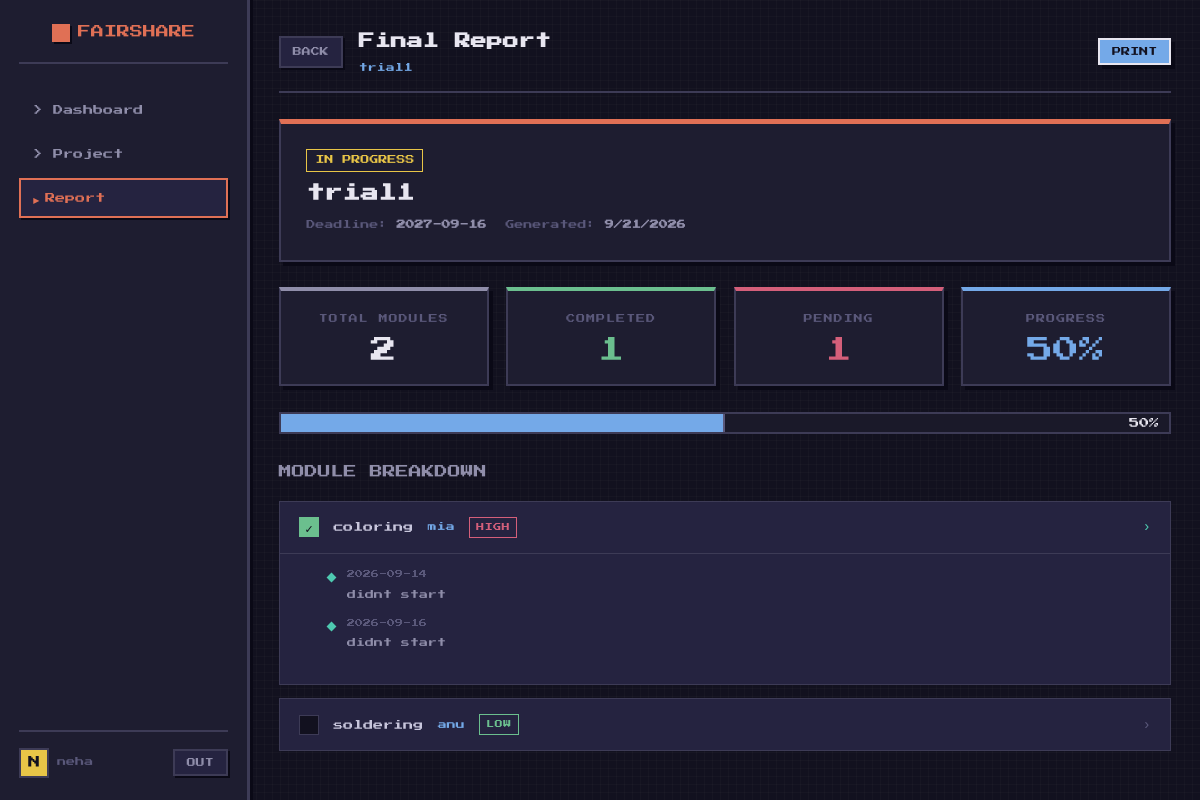
The page /project/18/report (signed in) on the database its author committed.
### tables this page shows
CREATE TABLE projects (id INTEGER PRIMARY KEY AUTOINCREMENT, name TEXT NOT NULL, deadline TEXT, user_id INTEGER);

CREATE TABLE modules (id INTEGER PRIMARY KEY AUTOINCREMENT, name TEXT NOT NULL, project_id INTEGER, assigned_member_id INTEGER, completed INTEGER DEFAULT 0, priority TEXT DEFAULT 'Medium', FOREIGN KEY (project_id) REFERENCES projects(id) ON DELETE CASCADE, FOREIGN KEY (assigned_member_id) REFERENCES members(id));

CREATE TABLE members (id INTEGER PRIMARY KEY AUTOINCREMENT, name TEXT NOT NULL, project_id INTEGER, FOREIGN KEY (project_id) REFERENCES projects(id) ON DELETE CASCADE);

CREATE TABLE module_updates (id INTEGER PRIMARY KEY AUTOINCREMENT, module_id INTEGER, update_date TEXT, update_text TEXT, FOREIGN KEY (module_id) REFERENCES modules(id) ON DELETE CASCADE);

### app.py (the view)
@app.route("/project/<int:project_id>/report")
@login_required
def project_report(project_id):
    if not owns_project(project_id):
        return redirect(url_for("home"))
    conn = get_db_connection()
    project = conn.execute("SELECT * FROM projects WHERE id = ?", (project_id,)).fetchone()
    modules  = conn.execute("""
        SELECT m.*, mem.name as member_name
        FROM modules m
        LEFT JOIN members mem ON m.assigned_member_id = mem.id
        WHERE m.project_id = ?
    """, (project_id,)).fetchall()
    total, completed, progress = get_project_progress(conn, project_id)
    updates = {}
    for m in modules:
        updates[m["id"]] = conn.execute(
            "SELECT * FROM module_updates WHERE module_id = ? ORDER BY update_date ASC", (m["id"],)
        ).fetchall()
    conn.close()
    return render_template(
        "final_report.html",
        project=project,
        modules=modules,
        updates=updates,
        progress=progress,
        total=total,
        completed=completed,
        user_name=session.get("user_name")
    )

### app.py (called while the page is built)
def get_db_connection():
    conn = sqlite3.connect(DB_PATH, timeout=30)
    conn.row_factory = sqlite3.Row
    conn.execute("PRAGMA journal_mode=WAL")
    conn.execute("PRAGMA foreign_keys = ON")  # Always on, not just in delete routes
    return conn

def login_required(f):
    @wraps(f)
    def decorated(*args, **kwargs):
        if "user_id" not in session:
            return redirect(url_for("login"))
        return f(*args, **kwargs)
    return decorated

def owns_project(project_id):
    conn = get_db_connection()
    project = conn.execute(
        "SELECT user_id FROM projects WHERE id = ?", (project_id,)
    ).fetchone()
    conn.close()
    if not project:
        return False
    return project["user_id"] is None or project["user_id"] == session.get("user_id")

def get_project_progress(conn, project_id):
    modules = conn.execute(
        "SELECT completed FROM modules WHERE project_id = ?", (project_id,)
    ).fetchall()
    total = len(modules)
    completed = sum(1 for m in modules if m["completed"])
    progress = int((completed / total) * 100) if total > 0 else 0
    return total, completed, progress

### templates/final_report.html (shortened to what this page needs)
<!DOCTYPE html>
<html lang="en">
<head>
</head>
<body>
  <div class="layout-wrapper">
    <aside class="sidebar">
      <div class="logo-container">
        <a href="{{ url_for('home') }}" class="logo"><div class="logo-icon"></div>FAIRSHARE</a>
      </div>
      <ul class="nav-links">
        <li><a href="{{ url_for('home') }}" class="nav-link">&gt; Dashboard</a></li>
        <li><a href="{{ url_for('project_modules', project_id=project.id) }}" class="nav-link">&gt; Project</a></li>
        <li><a href="#" class="nav-link active">Report</a></li>
      </ul>
      <div class="user-card">
        <div class="user-info">
          <div class="avatar">{{ user_name[0]|upper if user_name else 'U' }}</div>
          <span class="user-name">{{ user_name }}</span>
        </div>
        <form action="{{ url_for('logout') }}" method="POST" style="margin:0">
          <button type="submit" class="px-btn btn-dark btn-sm">OUT</button>
        </form>
      </div>
    </aside>
    <main class="main-content">
      <div class="topbar">
        <div style="display:flex; align-items:center; gap:16px;">
          <a href="{{ url_for('project_modules', project_id=project.id) }}" class="px-btn btn-dark btn-sm">BACK</a>
          <div class="page-title">
            <h1>Final Report</h1>
            <div class="page-subtitle">{{ project.name }}</div>
          </div>
        </div>
        <div class="top-actions">
          <button onclick="window.print()" class="px-btn btn-sky btn-sm">PRINT</button>
        </div>
      </div>
      <div class="px-panel hero-panel {% if progress == 100 %}complete{% else %}incomplete{% endif %}">
        <div class="hero-status {% if progress == 100 %}done{% else %}wip{% endif %}">
          {% if progress == 100 %}✓ COMPLETED{% else %}IN PROGRESS{% endif %}
        </div>
        <h2>{{ project.name }}</h2>
        <div class="hero-meta">
          <span>Deadline: <strong>{{ project.deadline }}</strong></span>
          <span>Generated: <strong><script>document.write(new Date().toLocaleDateString())</script></strong></span>
        </div>
      </div>
      <div class="score-row">
        <div class="px-panel score-card"><div class="score-label">Total Modules</div><div class="score-val sc-total">{{ total }}</div></div>
        <div class="px-panel score-card"><div class="score-label">Completed</div><div class="score-val sc-done">{{ completed }}</div></div>
        <div class="px-panel score-card"><div class="score-label">Pending</div><div class="score-val sc-pend">{{ total - completed }}</div></div>
        <div class="px-panel score-card"><div class="score-label">Progress</div><div class="score-val sc-prog">{{ progress }}%</div></div>
      </div>
      <div class="progress-container">
        <div class="progress-bar" id="reportProgress" data-target="{{ progress }}"></div>
        <div class="progress-text">{{ progress }}%</div>
      </div>
      <div class="section-title">MODULE BREAKDOWN</div>
      <div class="module-list">
        {% for mod in modules %}
        <div class="module-card {% if loop.index0 == 0 %}open{% endif %} {% if mod.completed %}mod-done{% endif %}" style="animation-delay:{{ loop.index * 0.04 }}s">
          <div class="module-header" onclick="toggleModule(this)">
            <div class="mod-info">
              <div class="mod-status-icon">{% if mod.completed %}✓{% endif %}</div>
              <div class="mod-name">{{ mod.name }}</div>
              <span class="mod-assignee">{{ mod.member_name }}</span>
              <span class="badge badge-{{ mod.priority|lower }}">{{ mod.priority }}</span>
            </div>
            <div class="chevron">&rsaquo;</div>
          </div>
          <div class="module-body">
            {% set mod_updates = updates.get(mod.id, []) %}
            {% if mod_updates %}
            <ul class="update-list">
              {% for u in mod_updates %}
              <li class="update-item">
                <div class="update-date">{{ u.update_date }}</div>
                <div class="update-text">{{ u.update_text }}</div>
              </li>
              {% endfor %}
            </ul>
            {% else %}
            <div class="no-updates">No updates recorded.</div>
            {% endif %}
          </div>
        </div>
        {% endfor %}
      </div>
    </main>
  </div>
</body>
</html>

### rows shown on the page
projects: name "trial1", deadline "2027-09-16"
modules: name "coloring", member_name "mia", priority "HIGH"
module_updates: update_date "2026-09-14", update_text "didnt start"
module_updates: update_date "2026-09-16", update_text "didnt start"
modules: name "soldering", member_name "anu", priority "LOW"

### other values the page prints
{{ user_name[0]|upper if user_name else 'U' }} "N"
{{ user_name }} "neha"
{{ total }} "2"
{{ completed }} "1"
{{ total - completed }} "1"
{{ progress }} "50"
